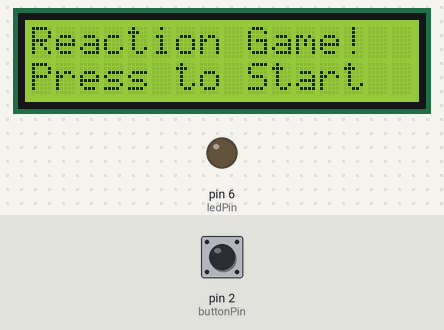
Recording of a sketch running on a simulated Arduino Uno, built with avr-gcc and run on an emulated ATmega328P. Shown: 16×2 character LCD, output pins drawn as LEDs (lit = HIGH). The test bench sets the inputs (shaded band); at power-on: pin 2 (buttonPin) HIGH. Random numbers use the default seed unless the sketch sets one; EEPROM starts erased.

Above: at 0.8 s.
0.9 s: pin 2 (buttonPin) pulled LOW for 0.15 s
At 1.7 s:
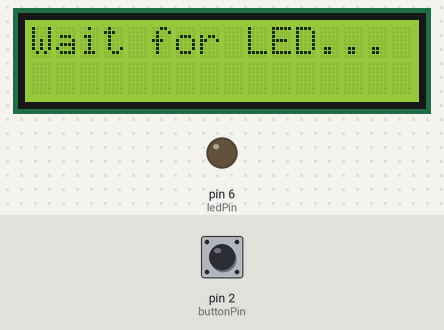
4.0 s: pin 2 (buttonPin) pulled LOW for 1 s
At 4.5 s:
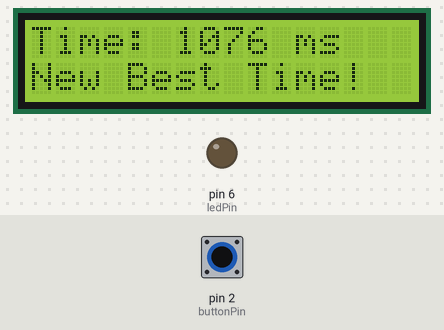
8.0 s: pin 2 (buttonPin) pulled LOW for 3.2 s
At 13.2 s:
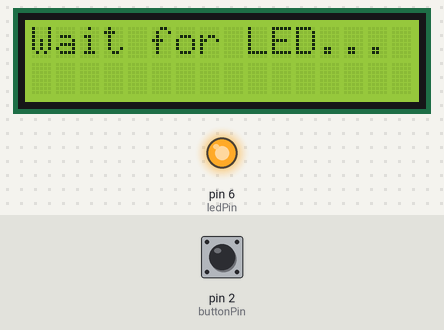
14.0 s: pin 2 (buttonPin) pulled LOW for 0.15 s
At 15.5 s:
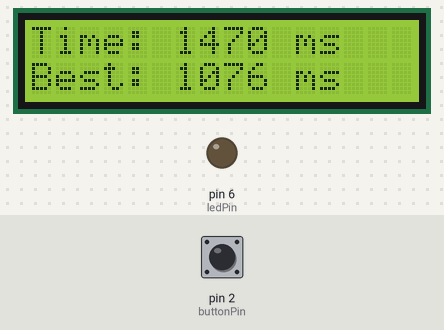
Timing chart, 0 to 17.0 s (numbered marks = the images above; inputs shaded):
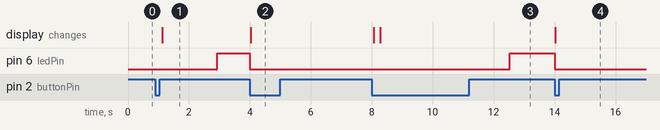

The sketch:

reaction_game.ino
```cpp
#include <LiquidCrystal_I2C.h>
#include <EEPROM.h>

LiquidCrystal_I2C lcd(0x27, 16, 2);
const int ledPin = 6;
const int buttonPin = 2;
unsigned long startTime, reactionTime, bestTime;

void setup() {
  pinMode(ledPin, OUTPUT);
  pinMode(buttonPin, INPUT_PULLUP);
  lcd.init();
  lcd.backlight();

  bestTime = EEPROM.read(0) * 256 + EEPROM.read(1);
  if (bestTime == 0xFFFF) bestTime = 9999;
  welcomeMessage();
}

void welcomeMessage() {
  lcd.clear();
  lcd.setCursor(0, 0);
  lcd.print("Reaction Game!");
  lcd.setCursor(0, 1);
  lcd.print("Press to Start");
  while (digitalRead(buttonPin) == HIGH);
  delay(200);
  playGame();
}

void playGame() {
  lcd.clear();
  lcd.setCursor(0, 0);
  lcd.print("Wait for LED...");
  delay(random(1000, 5000));
  digitalWrite(ledPin, HIGH);
  startTime = millis();
  while (digitalRead(buttonPin) == HIGH);
  reactionTime = millis() - startTime;
  digitalWrite(ledPin, LOW);

  lcd.clear();
  lcd.setCursor(0, 0);
  lcd.print("Time: ");
  lcd.print(reactionTime);
  lcd.print(" ms");

  if (reactionTime < bestTime) {
    bestTime = reactionTime;
    EEPROM.write(0, bestTime / 256);
    EEPROM.write(1, bestTime % 256);
    lcd.setCursor(0, 1);
    lcd.print("New Best Time!");
  } else {
    lcd.setCursor(0, 1);
    lcd.print("Best: ");
    lcd.print(bestTime);
    lcd.print(" ms");
  }

  delay(4000);
  welcomeMessage();
}

void loop() {
  // controlled via functions
}
```

Measured:
- after the input at 0.9 s, pin 6 (ledPin): LOW → HIGH after 2.0 s; the display: changes after 0.22 s (image 1)
- after the input at 4.0 s, pin 6 (ledPin): HIGH → LOW at once; the display: changes at once (image 2)
- after the input at 8.0 s, pin 6 (ledPin): LOW → HIGH after 4.5 s
- after the input at 14.0 s, pin 6 (ledPin): HIGH → LOW at once; the display: changes at once (image 4)
